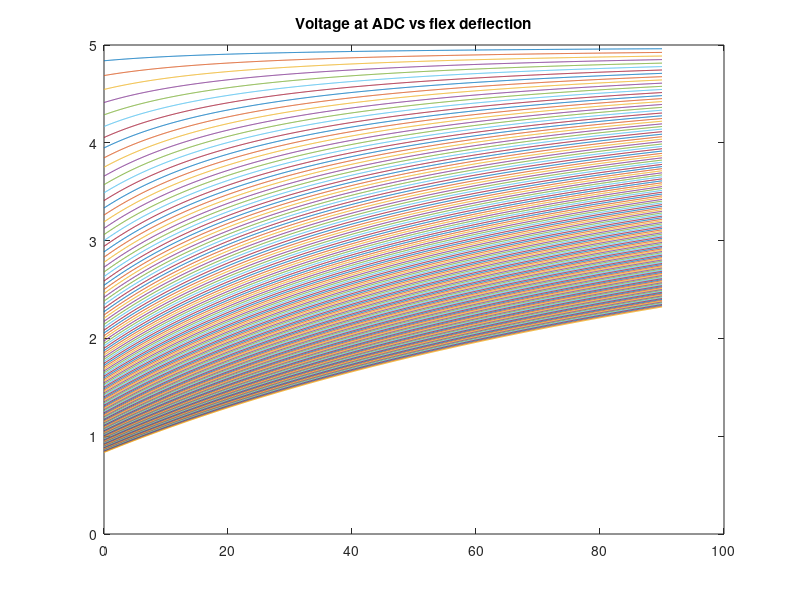
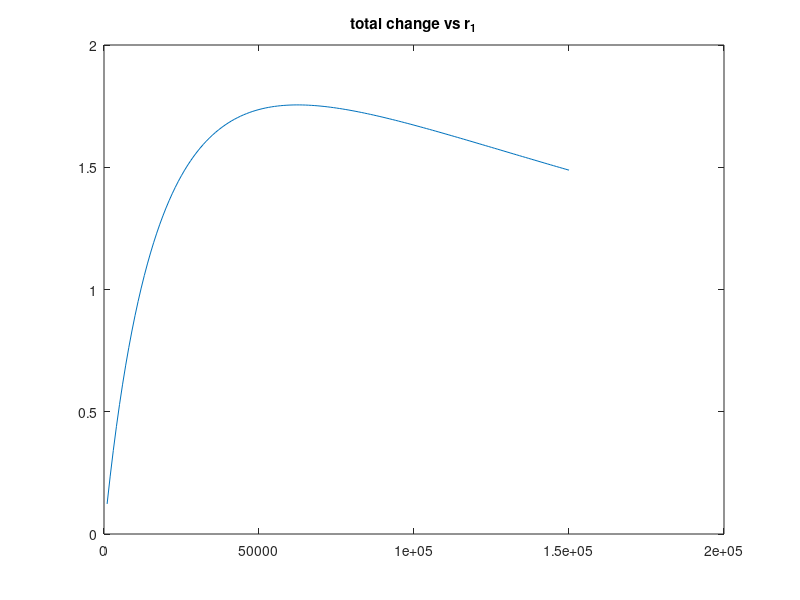
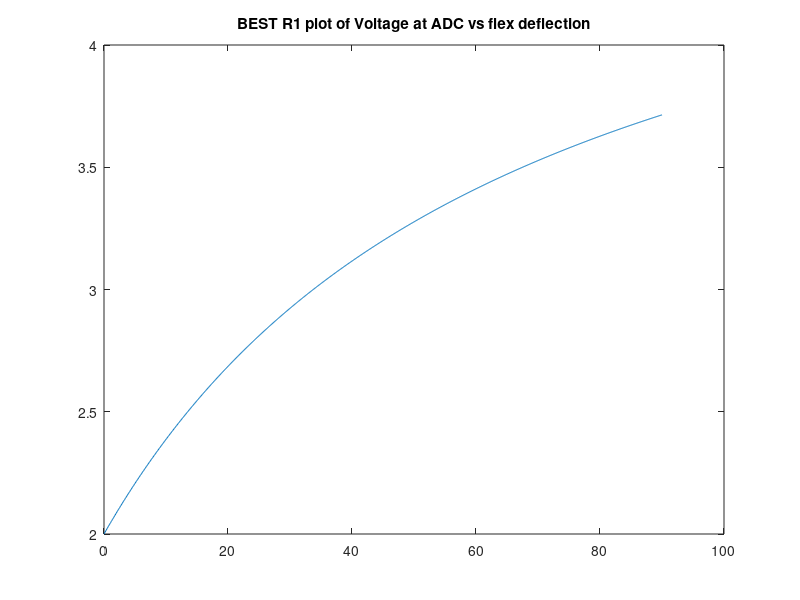
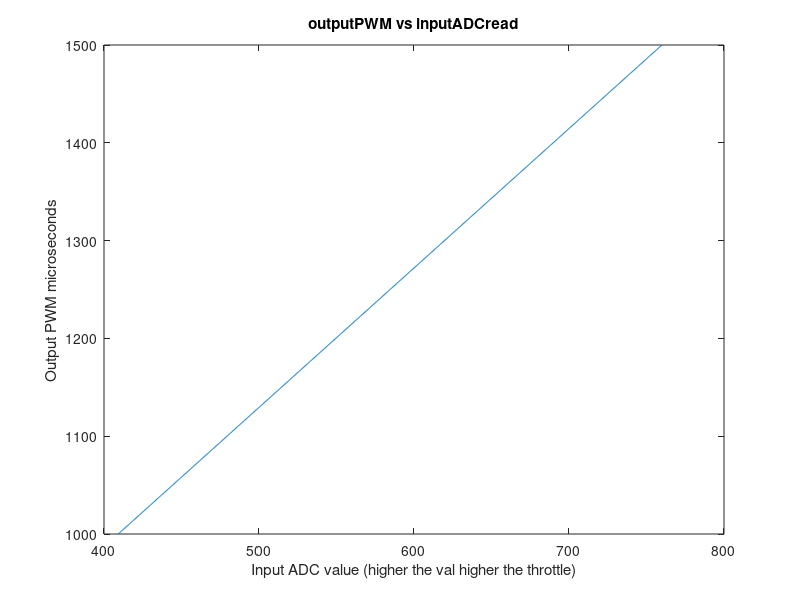

The MATLAB source for these figures, in order:
%% some resistor bois
clc; close all; clear all;
% R1 = 20k, R2 = 100K

r2hist = linspace(30e3,130e3, 1000);
angle = linspace(0,90,1000);
n = 150;
delta = zeros(1,n);
r_1 = zeros(1,n);
V1 = 5;

figure;

for i = 1:n
   r_1(i) = i*1E3; 
   Vjunct = V1*(r2hist ./(r_1(i)+r2hist));
   delta(i) = Vjunct(end)-Vjunct(1);
   plot(angle,Vjunct); hold on;
end
title('Voltage at ADC vs flex deflection')


figure;plot(r_1,delta);title('total change vs r_1')
[val, idx] = max(delta);
disp('Best R1 value: ')
disp(r_1(idx))


ADC_volt_opt = V1*(r2hist ./(45E3+r2hist));
figure; plot(angle, ADC_volt_opt);
title('BEST R1 plot of Voltage at ADC vs flex deflection')

minADCvalue = min(ADC_volt_opt)*(1023/V1)
maxADCvalue = max(ADC_volt_opt)*(1023/V1)

minPWM = 1000;
maxPWM = 1500;

val = linspace(minADCvalue, maxADCvalue, 1000);
outputPWM = minPWM + (val-minADCvalue).*((maxPWM - minPWM)/(maxADCvalue - minADCvalue));
figure; plot(val, outputPWM); title('outputPWM vs inputADCread')
xlabel('Input ADC value (higher the val higher the throttle)');
ylabel('Output PWM microseconds')













